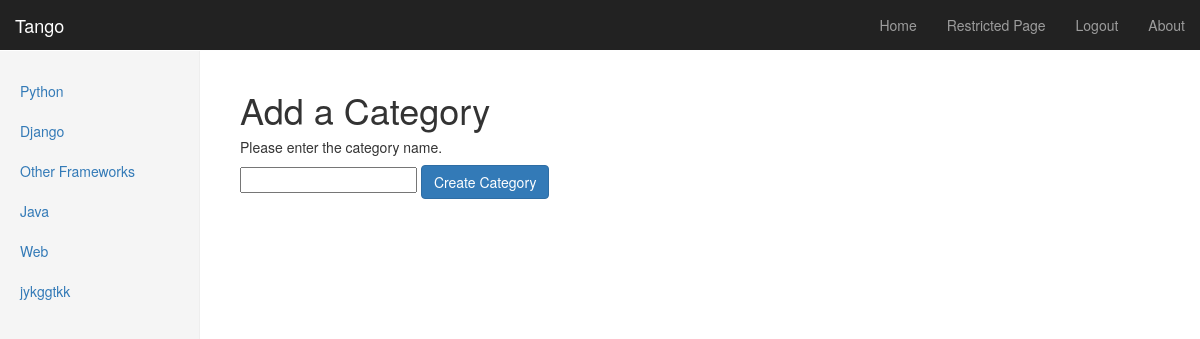
The page /tango/add_category/ (signed in) on the database its author committed.
### tango/models.py (models this page shows, shortened)
class Category(models.Model):
    name=models.CharField(max_length=128,unique=True)
    views=models.IntegerField(default=0)
    likes=models.IntegerField(default=0)
    slug = models.SlugField(unique=True)

### tango/views.py (the view)
@login_required
def add_category(request):
    if request.method =='POST':
        form = CategoryForm(request.POST)
        if form.is_valid():
            form.save(commit=True)
            return index(request)
        else:
            print form.errors
    else:
        form=CategoryForm()
    return render(request,'tango/add_category.html',{'form':form})

### tango/form.py
class CategoryForm(forms.ModelForm):
    name=forms.CharField(max_length=128,help_text="Please enter the category name.")
    views=forms.IntegerField(widget=forms.HiddenInput(),initial=0)
    likes=forms.IntegerField(widget=forms.HiddenInput(),initial=0)
    slug=forms.CharField(widget=forms.HiddenInput(),required=False)
    class Meta:
        model=Category
        fields=('name',)

### tango/templatetags/tango_extras.py (called while the page is built)
@register.inclusion_tag('tango/cats.html')
def get_category_list(cat=None):
	return {'cats':Category.objects.all(),'act_cat':cat}

### templates/tango/add_category.html (shortened to what this page needs)
 {% extends 'base.html' %}
 {% block body_block %}
<div>
	<h1>Add a Category</h1>
	<form  class="span6" id="category_form" method="post" action="/tango/add_category/">
		{% for field in form.visible_fields %}
		   <h5>{{field.help_text }}</h5>
		    {{ field }}
		{% endfor %}
		<input class="btn btn-primary" type="submit" name="submit" value="Create Category"/>
	 </form>
</div>
 {% endblock %}

### templates/tango/cats.html
{% if cats %}
<ul class="nav nav-sidebar">
	{% for c in cats %}
	{% if c == act_cat %}
	    <li class="active" >
	   {% else %}
		<li>{% endif %}
	<a href="{% url 'category' c.slug %}">{{ c.name }}</a></li>
	{% endfor %}
{% else %}
    <li><strong>There are no category present.</strong></li>
    </ul>
{% endif %}

### tango/static/dashboard.css (style rules this page uses)
body { padding-top: 50px; }
.nav-sidebar { margin-right: -21px; margin-bottom: 20px; margin-left: -20px; }
.nav-sidebar > li > a { padding-right: 20px; padding-left: 20px; }

### rows shown on the page
Category: name "Python"
Category: name "Django"
Category: name "Other Frameworks"
Category: name "Java"
Category: name "Web"
Category: name "jykggtkk"

### other values the page prints
{{ field.help_text }} "Please enter the category name."
